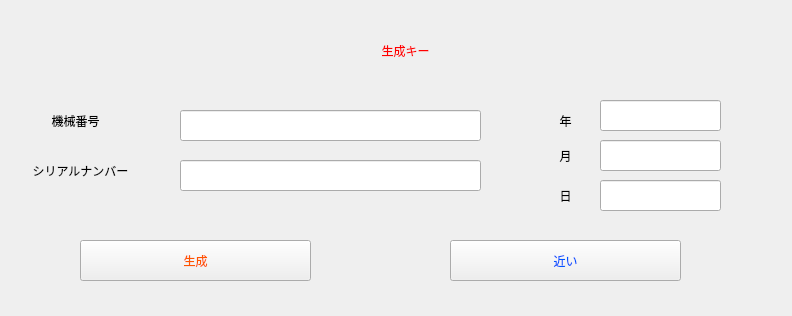
<?xml version="1.0" encoding="UTF-8"?>
<ui version="4.0">
 <class>Widget</class>
 <widget class="QWidget" name="Widget">
  <property name="geometry">
   <rect>
    <x>0</x>
    <y>0</y>
    <width>792</width>
    <height>316</height>
   </rect>
  </property>
  <property name="windowTitle">
   <string>Widget</string>
  </property>
  <widget class="QLineEdit" name="li_machinenumber">
   <property name="geometry">
    <rect>
     <x>180</x>
     <y>110</y>
     <width>301</width>
     <height>31</height>
    </rect>
   </property>
  </widget>
  <widget class="QLineEdit" name="li_serialnumber">
   <property name="geometry">
    <rect>
     <x>180</x>
     <y>160</y>
     <width>301</width>
     <height>31</height>
    </rect>
   </property>
  </widget>
  <widget class="QLabel" name="label_machinenumber">
   <property name="geometry">
    <rect>
     <x>10</x>
     <y>110</y>
     <width>131</width>
     <height>21</height>
    </rect>
   </property>
   <property name="styleSheet">
    <string notr="true">font: 13pt &quot;MS Shell Dlg 2&quot;;</string>
   </property>
   <property name="text">
    <string>機械番号</string>
   </property>
   <property name="alignment">
    <set>Qt::AlignCenter</set>
   </property>
  </widget>
  <widget class="QLabel" name="label_serialnumber">
   <property name="geometry">
    <rect>
     <x>20</x>
     <y>160</y>
     <width>121</width>
     <height>21</height>
    </rect>
   </property>
   <property name="styleSheet">
    <string notr="true">font: 13pt &quot;MS Shell Dlg 2&quot;;</string>
   </property>
   <property name="text">
    <string>シリアルナンバー</string>
   </property>
   <property name="alignment">
    <set>Qt::AlignCenter</set>
   </property>
  </widget>
  <widget class="QPushButton" name="btn_licience_yes">
   <property name="geometry">
    <rect>
     <x>80</x>
     <y>240</y>
     <width>231</width>
     <height>41</height>
    </rect>
   </property>
   <property name="styleSheet">
    <string notr="true">color: rgb(255, 85, 0);
font: 14pt &quot;MS Shell Dlg 2&quot;;</string>
   </property>
   <property name="text">
    <string>生成</string>
   </property>
  </widget>
  <widget class="QPushButton" name="btn_licience_no">
   <property name="geometry">
    <rect>
     <x>450</x>
     <y>240</y>
     <width>231</width>
     <height>41</height>
    </rect>
   </property>
   <property name="styleSheet">
    <string notr="true">color: rgb(0, 85, 255);
font: 14pt &quot;MS Shell Dlg 2&quot;;</string>
   </property>
   <property name="text">
    <string>近い</string>
   </property>
  </widget>
  <widget class="QLabel" name="label_alert">
   <property name="geometry">
    <rect>
     <x>250</x>
     <y>30</y>
     <width>311</width>
     <height>41</height>
    </rect>
   </property>
   <property name="styleSheet">
    <string notr="true">font: 38pt &quot;MS Shell Dlg 2&quot;;
color: rgb(255, 0, 0);</string>
   </property>
   <property name="text">
    <string>生成キー</string>
   </property>
   <property name="alignment">
    <set>Qt::AlignCenter</set>
   </property>
  </widget>
  <widget class="QLineEdit" name="li_year">
   <property name="geometry">
    <rect>
     <x>600</x>
     <y>100</y>
     <width>121</width>
     <height>31</height>
    </rect>
   </property>
   <property name="text">
    <string/>
   </property>
  </widget>
  <widget class="QLineEdit" name="li_month">
   <property name="geometry">
    <rect>
     <x>600</x>
     <y>140</y>
     <width>121</width>
     <height>31</height>
    </rect>
   </property>
   <property name="text">
    <string/>
   </property>
  </widget>
  <widget class="QLineEdit" name="li_day">
   <property name="geometry">
    <rect>
     <x>600</x>
     <y>180</y>
     <width>121</width>
     <height>31</height>
    </rect>
   </property>
   <property name="text">
    <string/>
   </property>
  </widget>
  <widget class="QLabel" name="label_machinenumber_2">
   <property name="geometry">
    <rect>
     <x>540</x>
     <y>110</y>
     <width>51</width>
     <height>21</height>
    </rect>
   </property>
   <property name="styleSheet">
    <string notr="true">font: 13pt &quot;MS Shell Dlg 2&quot;;</string>
   </property>
   <property name="text">
    <string>年</string>
   </property>
   <property name="alignment">
    <set>Qt::AlignCenter</set>
   </property>
  </widget>
  <widget class="QLabel" name="label_machinenumber_3">
   <property name="geometry">
    <rect>
     <x>540</x>
     <y>140</y>
     <width>51</width>
     <height>31</height>
    </rect>
   </property>
   <property name="styleSheet">
    <string notr="true">font: 13pt &quot;MS Shell Dlg 2&quot;;</string>
   </property>
   <property name="text">
    <string>月</string>
   </property>
   <property name="alignment">
    <set>Qt::AlignCenter</set>
   </property>
  </widget>
  <widget class="QLabel" name="label_machinenumber_4">
   <property name="geometry">
    <rect>
     <x>540</x>
     <y>180</y>
     <width>51</width>
     <height>31</height>
    </rect>
   </property>
   <property name="styleSheet">
    <string notr="true">font: 13pt &quot;MS Shell Dlg 2&quot;;</string>
   </property>
   <property name="text">
    <string>日</string>
   </property>
   <property name="alignment">
    <set>Qt::AlignCenter</set>
   </property>
  </widget>
 </widget>
 <resources/>
 <connections/>
</ui>
